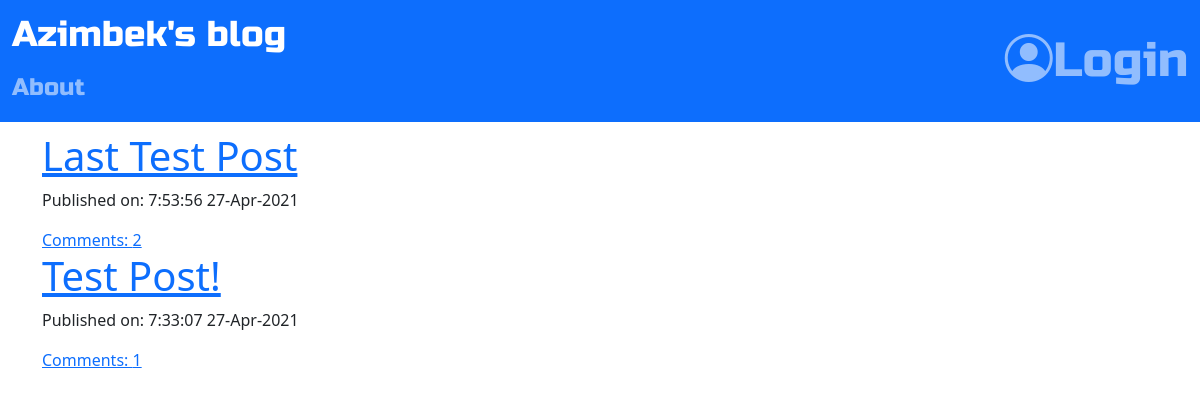
The page / on the database its author committed.
### blog/models.py (models this page shows, shortened)
class Post(models.Model):
    author = models.ForeignKey('auth.User',on_delete=models.CASCADE)
    title = models.CharField(max_length=200)
    text = models.TextField()
    created_date = models.DateTimeField(default=timezone.localtime(timezone.now()))
    published_date = models.DateTimeField(blank=True,null=True)
    def approve_comments(self):
        return self.comments.filter(approved_comment=True)

### blog/views.py (the view)
# urls.py: path('', views.PostListView.as_view(), name='post_list'),
class PostListView(ListView):
    model = models.Post
    def get_queryset(self):
        return models.Post.objects.filter(published_date__lte=timezone.now()).order_by('-published_date')

### blog/templates/blog/post_list.html (shortened to what this page needs)
<!DOCTYPE html>
{% extends 'blog/base.html' %}
{% block body_block %}
    <div class="centerstage">
        {% for post in post_list %}
            <div class="post">
                <h1><a href="{% url 'blog:post_detail' pk=post.pk %}">{{ post.title }}</a></h1>
                <div class="date">
                    <p>Published on: {{ post.published_date|date:"G:i:s d-M-Y" }}</p>
                </div>
                <a href="{% url 'blog:post_detail' pk=post.pk %}">Comments: {{ post.approve_comments.count }}</a>
            </div>
        {% endfor %}
    </div>
{% endblock %}

### blog/static/css/blog.css (style rules this page uses)
.centerstage { margin-left: auto; margin-right: auto; }
.loader { filter:hue-rotate(0deg); color:linear-gradient(45deg,#0f8,#08f); animation:hue 10000ms infinite linear; }

### rows shown on the page
Post: title "Last Test Post", published_date "7:53:56 27-Apr-2021", approve_comments.count "2"
Post: title "Test Post!", published_date "7:33:07 27-Apr-2021", approve_comments.count "1"
